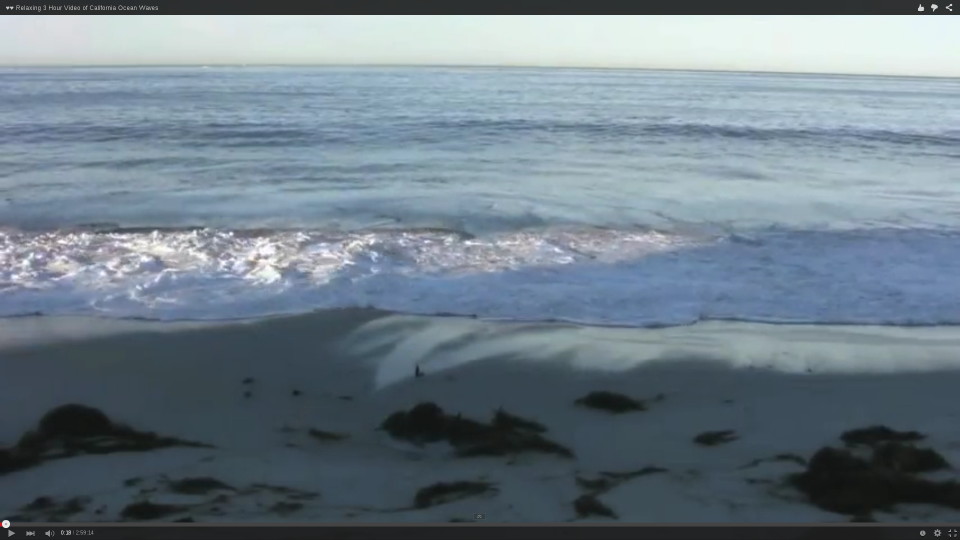
//> input picture images/wave_1.png, 1920 x 1080 px (shown at 1/2 size)
$ ./main   (built with g++ and OpenCV 4)
//> lines starting //> are read from the running program, lines starting //| are printed output that depends on the picture
#include <iostream>
#include <opencv2/core/core.hpp>
#include <opencv2/highgui/highgui.hpp>
#include "opencv/cv.h"

using namespace std;
using namespace cv;

// Media aritimética
double mean(double*t,int size){
    double m = 0;
    for (int i=0;i<size;i++){
        m += t[i];
    }
    return m/size;
}

// Calculo da variancia baseado em http://en.wikipedia.org/wiki/Variance#Discrete_random_variable
double variance(double*t,int size){
    double v = 0;
    for (int i = 0; i < size; i++){
        for (int j = 0; j < size; j++){
            double diff = t[i] - t[j];
            diff *= diff;
            v += (diff)/2;
        }
    }
    return v/(size*size);
}

int main(){
	std::cout << "Main.cpp" << std::endl;

    // Carregando as imagens para calcular os histogramas
	Mat image1 = imread("images/wave_1.png",CV_LOAD_IMAGE_COLOR);
//> image1 is the input picture: 1080 rows x 1920 cols, CV_8UC3; mean B, G, R 135.8, 125, 110.1
    Mat image2 = imread("images/wave_2.png",CV_LOAD_IMAGE_COLOR);
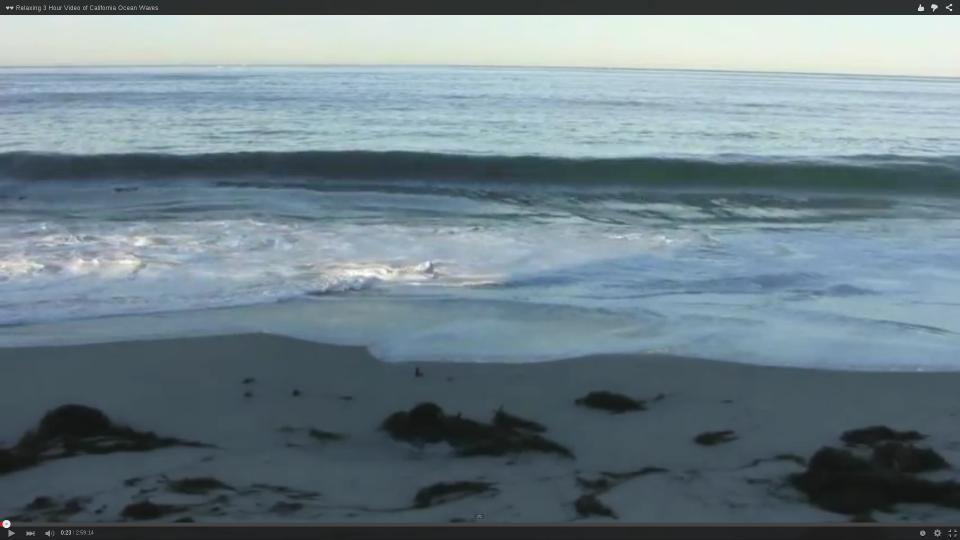
//> input picture images/wave_2.png, 1920 x 1080 px (shown at 1/2 size)
//> image2 is the input picture: 1080 rows x 1920 cols, CV_8UC3; mean B, G, R 135.7, 127.5, 109.8
    Mat image3 = imread("images/wave_3.png",CV_LOAD_IMAGE_COLOR);
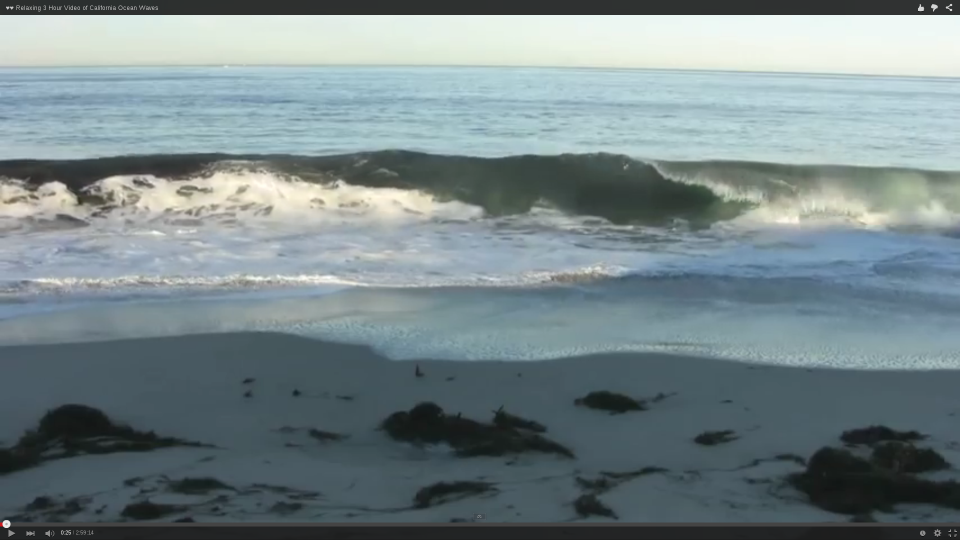
//> input picture images/wave_3.png, 1920 x 1080 px (shown at 1/2 size)
//> image3 is the input picture: 1080 rows x 1920 cols, CV_8UC3; mean B, G, R 137.9, 134.9, 119.8
    Mat image4 = imread("images/wave_4.png",CV_LOAD_IMAGE_COLOR);
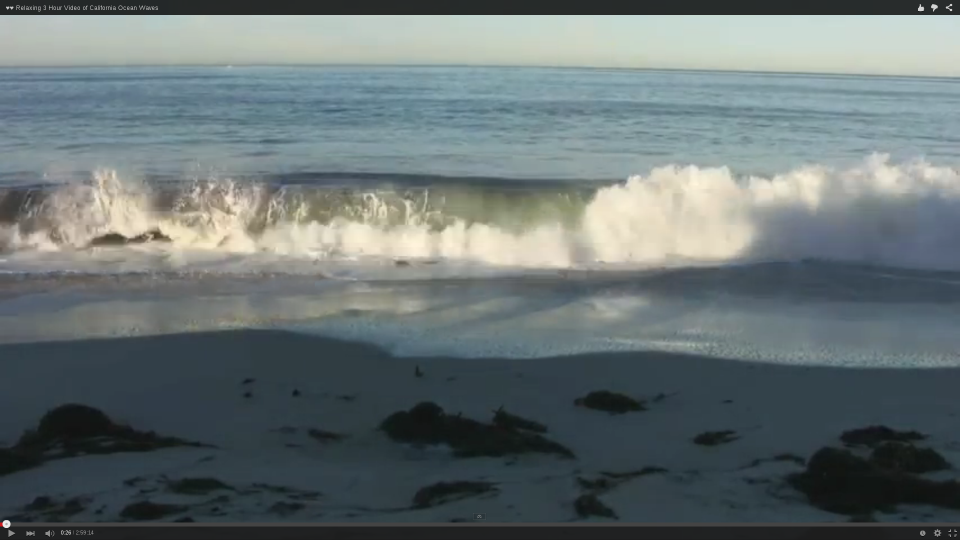
//> input picture images/wave_4.png, 1920 x 1080 px (shown at 1/2 size)
//> image4 is the input picture: 1080 rows x 1920 cols, CV_8UC3; mean B, G, R 115.7, 114.8, 104.4
    Mat image5 = imread("images/wave_5.png",CV_LOAD_IMAGE_COLOR);
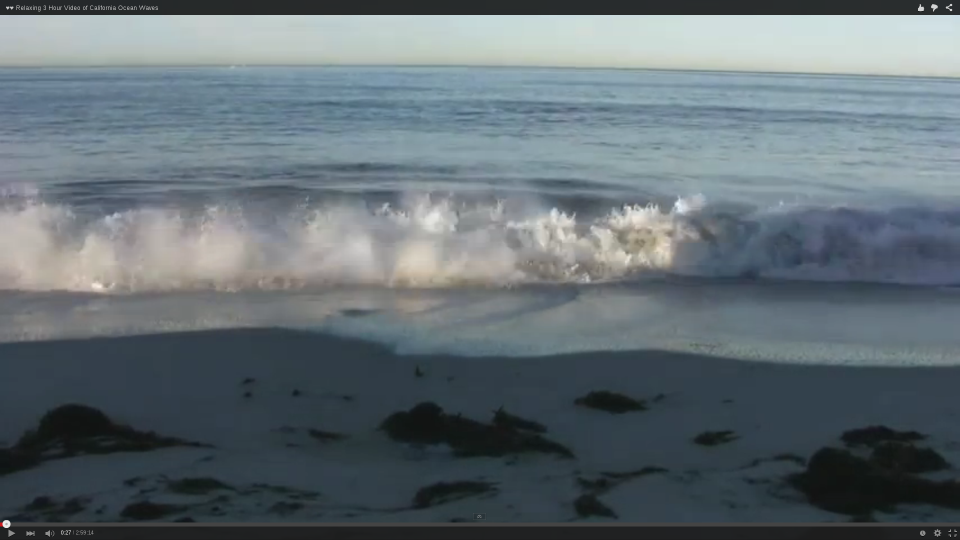
//> input picture images/wave_5.png, 1920 x 1080 px (shown at 1/2 size)
//> image5 is the input picture: 1080 rows x 1920 cols, CV_8UC3; mean B, G, R 116.6, 110.8, 99.7

    Mat hsv1,hsv2,hsv3,hsv4,hsv5;
    MatND hist1,hist2,hist3,hist4,hist5;

	cvtColor(image1, hsv1, CV_BGR2HSV);
//> hsv1: 1080 rows x 1920 cols, CV_8UC3; mean H, S, V 98.5, 52.6, 136.3
    cvtColor(image2, hsv2, CV_BGR2HSV);
//> hsv2: 1080 rows x 1920 cols, CV_8UC3; mean H, S, V 94.3, 54.8, 136.8
    cvtColor(image3, hsv3, CV_BGR2HSV);
//> hsv3: 1080 rows x 1920 cols, CV_8UC3; mean H, S, V 86.5, 43.6, 140.4
    cvtColor(image4, hsv4, CV_BGR2HSV);
//> hsv4: 1080 rows x 1920 cols, CV_8UC3; mean H, S, V 81.4, 47, 120.2
    cvtColor(image5, hsv5, CV_BGR2HSV);
//> hsv5: 1080 rows x 1920 cols, CV_8UC3; mean H, S, V 90.8, 48.3, 118


    // Esses valores são necessários para calcular o histograma, são basicamente os mesmos
    // do exemplo da documentação do OpenCV
	int hbins = 30, sbins = 32;
	int histSize[] = {hbins, sbins};
	float hranges[] = {0,180};
	float sranges[] = {0,256};
	const float* ranges[] = {hranges,sranges};
	int channels[] = {0,1};


    // Calculando os histogramas
    calcHist( &hsv1, 1, channels, Mat(), // do not use mask
         hist1, 2, histSize, ranges,
         true, // the histogram is uniform
         false );

    calcHist( &hsv2, 1, channels, Mat(), // do not use mask
         hist2, 2, histSize, ranges,
         true, // the histogram is uniform
         false );
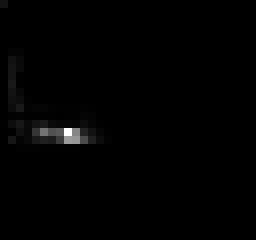
//> hist2: 30 rows x 32 cols, CV_32FC1 (shown 8 times larger); min 0, max 279214, mean 2160; drawn with min black and max white

    calcHist( &hsv3, 1, channels, Mat(), // do not use mask
         hist3, 2, histSize, ranges,
         true, // the histogram is uniform
         false );

    calcHist( &hsv4, 1, channels, Mat(), // do not use mask
         hist4, 2, histSize, ranges,
         true, // the histogram is uniform
         false );

    calcHist( &hsv5, 1, channels, Mat(), // do not use mask
         hist5, 2, histSize, ranges,
         true, // the histogram is uniform
         false );

    // Correlação do histograma 1 com o histograma 2
    double correlation12 = compareHist(hist1,hist2,CV_COMP_CORREL);
//> correlation12 = 0.804

    // Correlação do histograma 1 com o histograma 3
    double correlation13 = compareHist(hist1,hist3,CV_COMP_CORREL);
//> correlation13 = 0.492

    // Correlação do histograma 1 com o histograma 4
    double correlation14 = compareHist(hist1,hist4,CV_COMP_CORREL);
//> correlation14 = 0.712

    // Correlação do histograma 1 com o histograma 5
    double correlation15 = compareHist(hist1,hist5,CV_COMP_CORREL);
//> correlation15 = 0.917

    double correlation[] = {correlation12,correlation13,correlation14,correlation15};
//> correlation = [0.804, 0.492, 0.712, 0.917]

    std::cout << "CORRELATION 1 2: " << correlation12 << std::endl;
//| CORRELATION 1 2: 0.804473
    std::cout << "CORRELATION 1 3: " << correlation13 << std::endl;
//| CORRELATION 1 3: 0.491952
    std::cout << "CORRELATION 1 4: " << correlation14 << std::endl;
//| CORRELATION 1 4: 0.711851
    std::cout << "CORRELATION 1 5: " << correlation15 << std::endl;
//| CORRELATION 1 5: 0.917235

    // Preparando os dados que serão exibidos na tela
    int width = 400, height = 400;
    Mat histImage( width, height, CV_8UC3, Scalar( 0,0,0) );

    int w1 = width/5;
    int w2 = w1*2;
    int w3 = w1*3;
    int w4 = w1*4;

    int h1 = (correlation12)*height;
//> h1 = 321
    int h2 = (correlation13)*height;
//> h2 = 196
    int h3 = (correlation14)*height;
//> h3 = 284
    int h4 = (correlation15)*height;
//> h4 = 366

    // Grafico da evolução da correlação
    line(histImage, Point(w1,h1), Point(w2,h2), Scalar(255,0,0), 2, 8, 0);
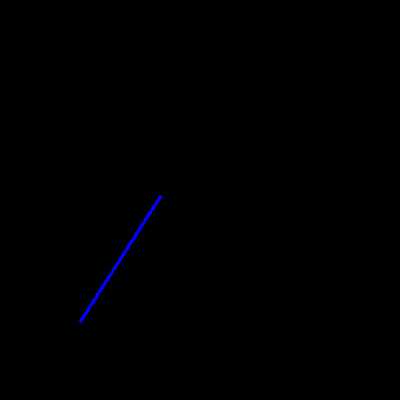
//> histImage: 400 rows x 400 cols, CV_8UC3; mean B, G, R 0.8, 0, 0
    line(histImage, Point(w2,h2), Point(w3,h3), Scalar(0,255,0), 2, 8, 0);
    line(histImage, Point(w3,h3), Point(w4,h4), Scalar(0,0,255), 2, 8, 0);
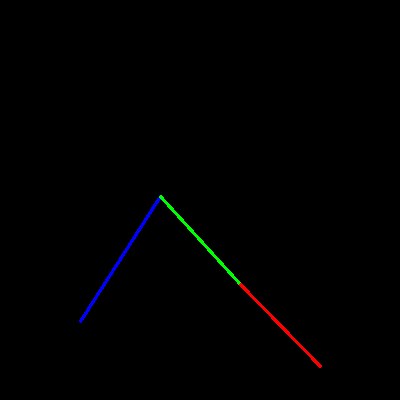
//> histImage: 400 rows x 400 cols, CV_8UC3; mean B, G, R 0.8, 0.6, 0.6

    namedWindow("calcHist Demo", CV_WINDOW_AUTOSIZE );
    imshow("calcHist Demo", histImage );


    // Calculando a media e variancia
    double m = mean(correlation,4);
//> the loop in mean, `for (int i=0;i<size;i++)` made 4 passes
//> m on passes 1 to 4: 0.804, 1.3, 2.01, 2.93
//> after the loop in mean, `for (int i=0;i<size;i++)`: m = 2.93
//> m = 0.731
    double v = variance(correlation,4);
//> the loop in variance, `for (int i = 0; i < size; i++)` made 4 passes
//> v on passes 1 to 4: 0.0595, 0.223, 0.272, 0.39
//> after the loop in variance, `for (int i = 0; i < size; i++)`: v = 0.39
//> v = 0.0244

    std::cout << "Media: " << m << std::endl;
//| Media: 0.731378
    std::cout << "Variancia: " << v << std::endl;
//| Variancia: 0.024398


	waitKey(0);

	return 0;
}
